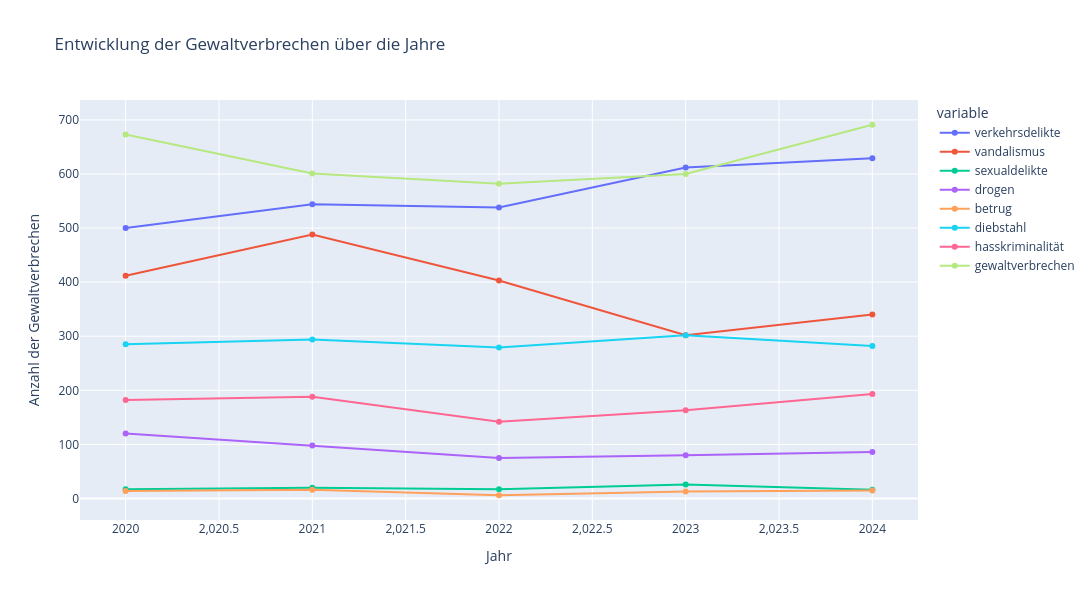

The code cell stored with this chart in its notebook:
### Code cell
fig = px.line(
    trend_df, 
    x="jahr", 
    y=["verkehrsdelikte", "vandalismus", "sexualdelikte", "drogen", "betrug", "diebstahl", "hasskriminalität", "gewaltverbrechen"], 
    title="Entwicklung der Gewaltverbrechen über die Jahre",
    labels={"jahr": "Jahr", "value": "Anzahl der Gewaltverbrechen"},
    markers=True
)

fig.update_layout(width=1200,
                  height=600)
fig.show()

### Figure 1 — Plotly figure (JSON) as saved in the notebook; plotly's stock layout.template omitted (floating-point values rounded to 4 significant figures)
{"data": [{"hovertemplate": "variable=verkehrsdelikte<br>Jahr=%{x}<br>Anzahl der Gewaltverbrechen=%{y}<extra></extra>", "legendgroup": "verkehrsdelikte", "line": {"color": "#636efa", "dash": "solid"}, "marker": {"symbol": "circle"}, "mode": "lines+markers", "name": "verkehrsdelikte", "orientation": "v", "showlegend": true, "type": "scatter", "x": [2020, 2021, 2022, 2023, 2024], "xaxis": "x", "y": [500, 544, 538, 612, 629], "yaxis": "y"}, {"hovertemplate": "variable=vandalismus<br>Jahr=%{x}<br>Anzahl der Gewaltverbrechen=%{y}<extra></extra>", "legendgroup": "vandalismus", "line": {"color": "#EF553B", "dash": "solid"}, "marker": {"symbol": "circle"}, "mode": "lines+markers", "name": "vandalismus", "orientation": "v", "showlegend": true, "type": "scatter", "x": [2020, 2021, 2022, 2023, 2024], "xaxis": "x", "y": [412, 488, 403, 302, 340], "yaxis": "y"}, {"hovertemplate": "variable=sexualdelikte<br>Jahr=%{x}<br>Anzahl der Gewaltverbrechen=%{y}<extra></extra>", "legendgroup": "sexualdelikte", "line": {"color": "#00cc96", "dash": "solid"}, "marker": {"symbol": "circle"}, "mode": "lines+markers", "name": "sexualdelikte", "orientation": "v", "showlegend": true, "type": "scatter", "x": [2020, 2021, 2022, 2023, 2024], "xaxis": "x", "y": [17, 20, 17, 26, 16], "yaxis": "y"}, {"hovertemplate": "variable=drogen<br>Jahr=%{x}<br>Anzahl der Gewaltverbrechen=%{y}<extra></extra>", "legendgroup": "drogen", "line": {"color": "#ab63fa", "dash": "solid"}, "marker": {"symbol": "circle"}, "mode": "lines+markers", "name": "drogen", "orientation": "v", "showlegend": true, "type": "scatter", "x": [2020, 2021, 2022, 2023, 2024], "xaxis": "x", "y": [120, 98, 75, 80, 86], "yaxis": "y"}, {"hovertemplate": "variable=betrug<br>Jahr=%{x}<br>Anzahl der Gewaltverbrechen=%{y}<extra></extra>", "legendgroup": "betrug", "line": {"color": "#FFA15A", "dash": "solid"}, "marker": {"symbol": "circle"}, "mode": "lines+markers", "name": "betrug", "orientation": "v", "showlegend": true, "type": "scatter", "x": [2020, 2021, 2022, 2023, 2024], "xaxis": "x", "y": [14, 16, 6, 13, 15], "yaxis": "y"}, {"hovertemplate": "variable=diebstahl<br>Jahr=%{x}<br>Anzahl der Gewaltverbrechen=%{y}<extra></extra>", "legendgroup": "diebstahl", "line": {"color": "#19d3f3", "dash": "solid"}, "marker": {"symbol": "circle"}, "mode": "lines+markers", "name": "diebstahl", "orientation": "v", "showlegend": true, "type": "scatter", "x": [2020, 2021, 2022, 2023, 2024], "xaxis": "x", "y": [285, 294, 279, 302, 282], "yaxis": "y"}, {"hovertemplate": "variable=hasskriminalität<br>Jahr=%{x}<br>Anzahl der Gewaltverbrechen=%{y}<extra></extra>", "legendgroup": "hasskriminalität", "line": {"color": "#FF6692", "dash": "solid"}, "marker": {"symbol": "circle"}, "mode": "lines+markers", "name": "hasskriminalität", "orientation": "v", "showlegend": true, "type": "scatter", "x": [2020, 2021, 2022, 2023, 2024], "xaxis": "x", "y": [182, 188, 142, 163, 193], "yaxis": "y"}, {"hovertemplate": "variable=gewaltverbrechen<br>Jahr=%{x}<br>Anzahl der Gewaltverbrechen=%{y}<extra></extra>", "legendgroup": "gewaltverbrechen", "line": {"color": "#B6E880", "dash": "solid"}, "marker": {"symbol": "circle"}, "mode": "lines+markers", "name": "gewaltverbrechen", "orientation": "v", "showlegend": true, "type": "scatter", "x": [2020, 2021, 2022, 2023, 2024], "xaxis": "x", "y": [673, 601, 582, 600, 691], "yaxis": "y"}], "layout": {"height": 600, "legend": {"title": {"text": "variable"}, "tracegroupgap": 0}, "title": {"text": "Entwicklung der Gewaltverbrechen über die Jahre"}, "width": 1200, "xaxis": {"anchor": "y", "domain": [0, 1], "title": {"text": "Jahr"}}, "yaxis": {"anchor": "x", "domain": [0, 1], "title": {"text": "Anzahl der Gewaltverbrechen"}}}}
